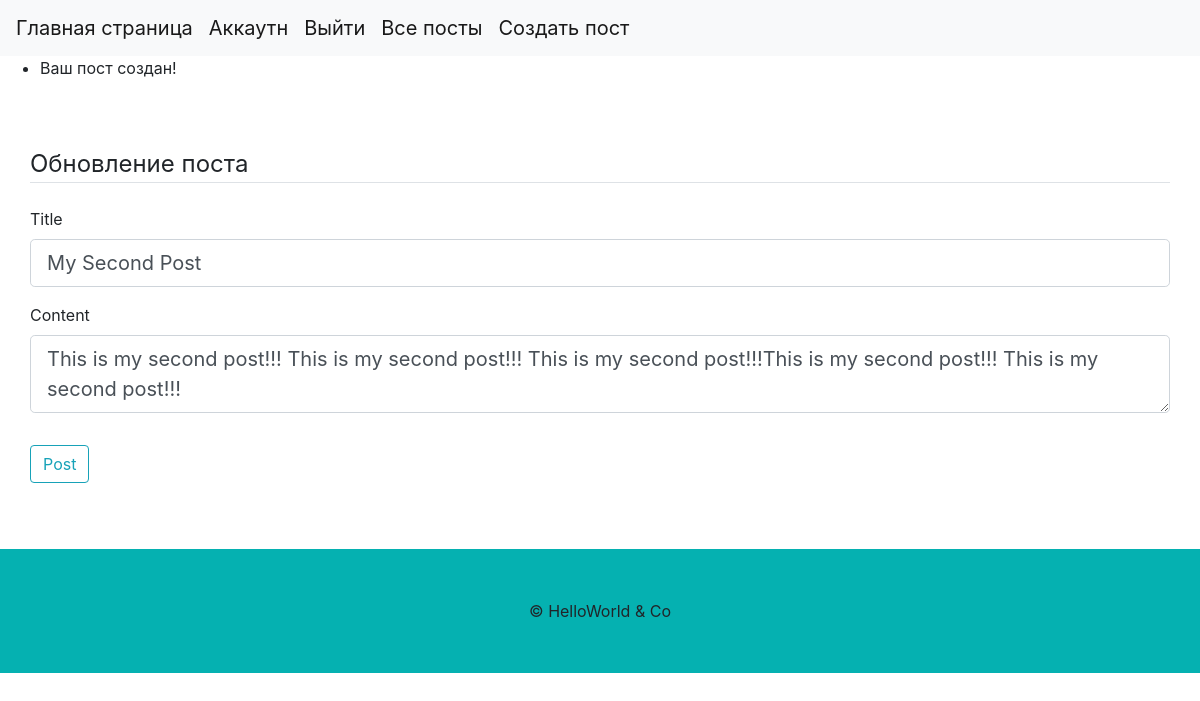
The app's page /post/2/update (signed in) with its own data.
### flask_blog/models.py (models this page shows, shortened)
class Post(db.Model, UserMixin):
    id = db.Column(db.Integer, primary_key=True)
    title = db.Column(db.String(100), nullable=False)
    date_posted = db.Column(db.DateTime, nullable=False, default=datetime.datetime.utcnow())
    content = db.Column(db.Text, nullable=False)
    user_id = db.Column(db.Integer, db.ForeignKey('user.id'), nullable=True)

### flask_blog/posts/routes.py (the view)
@login_required
@posts.route('/post/<int:post_id>/update', methods=['GET', 'POST'])
def update_post(post_id):
    post = Post.query.get_or_404(post_id)
    if post.author != current_user:
        abort(403)
    form = PostForm()
    if form.validate_on_submit():
        post.title = form.title.data
        post.content = form.content.data
        db.session.commit()
        flash('Ваш пост обнавлен!', 'success')
        return redirect(url_for('posts.post', post_id=post_id))
    elif request.method == 'GET':
        form.title.data = post.title
        form.content.data = post.content
        flash('Ваш пост создан!', 'success')
        return render_template('create_post.html', form=form, legend='Обновление поста', title='Обновление поста')

### flask_blog/posts/forms.py
class PostForm(FlaskForm):
    title = StringField('Title', validators=[DataRequired()])
    content = TextAreaField('Content', validators=[DataRequired()])
    submit = SubmitField('Post')

### flask_blog/models.py (called while the page is built)
@login_manager.user_loader
def load_user(user_id):
    return User.query.get(int(user_id))

### flask_blog/templates/create_post.html (shortened to what this page needs)
{% extends "base.html" %}
{% block content %}
<div class="container account">
    <div class="row">
        <div class="col-12">
            <div class="content-section">
                <form method="POST" action="">
                    <fieldset class="form-group">
                        <legend class="border-bottom mb-4">{{ legend }}</legend>
                        <div class="form-group">
                            {{ form.title.label(class="form-control-label") }}
                            {% if form.title.errors %}
                            {{ form.title(class="form-control form-control-lg is-invalid") }}
                            <div class="invalid-feedback">
                                {% for error in form.title.errors %}
                                <span>{{ error }}</span>
                                {% endfor %}
                            </div>
                            {% else %}
                            {{ form.title(class="form-control form-control-lg") }}
                            {% endif %}
                        </div>
                        <div class="form-group">
                            {{ form.content.label(class="form-control-label") }}
                            {% if form.content.errors %}
                            {{ form.content(class="form-control form-control-lg is-invalid") }}
                            <div class="invalid-feedback">
                                {% for error in form.content.errors %}
                                <span>{{ error }}</span>
                                {% endfor %}
                            </div>
                            {% else %}
                            {{ form.content(class="form-control form-control-lg") }}
                            {% endif %}
                        </div>
                    </fieldset>
                    <div class="form-group">
                        {{ form.submit(class="btn btn-outline-info") }}
                    </div>
                </form>
            </div>
        </div>
    </div>
</div>
{% endblock content %}

### flask_blog/static/css/style.css (style rules this page uses)
:root { --color:#05b1b1; --color2:#52339a; }
.account { padding: 50px 0; }

### records on screen
Post: title "My Second Post", content "This is my second post!!! This is my second post!!! This is my second post!!!This is my second post!!! This is my second post!!!"

### other values on screen
{{ message }} "Ваш пост создан!"
{{ legend }} "Обновление поста"
